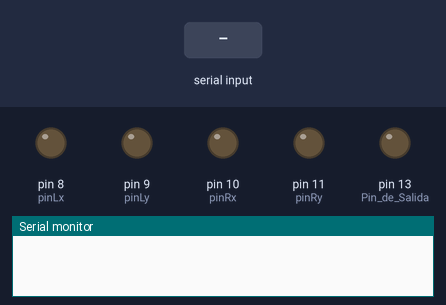
The sketch below on a simulated Arduino Uno, built with avr-gcc and run on an emulated ATmega328P. On the bench: output pins drawn as LEDs (lit = HIGH), the last lines printed to the serial monitor. The test bench sets the inputs (shaded band).

Above: at 1.2 s.
1.3 s: "W" received over the second serial link
At 2.5 s:
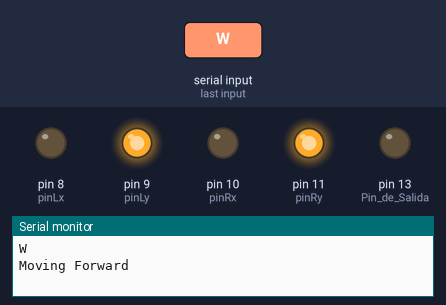
2.8 s: "S" received over the second serial link
At 3.7 s:
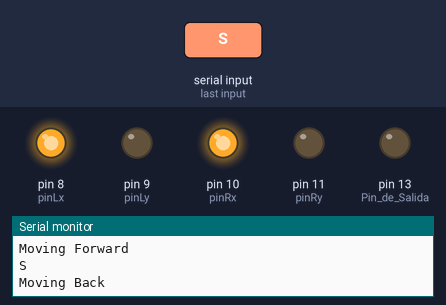
4.3 s: "D" received over the second serial link
At 4.9 s:
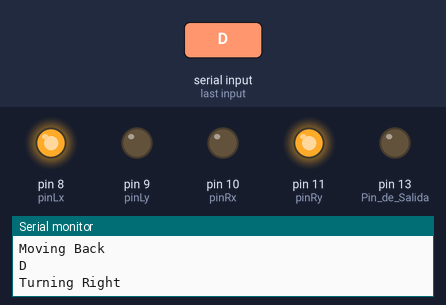
5.8 s: "A" received over the second serial link
At 7.0 s:
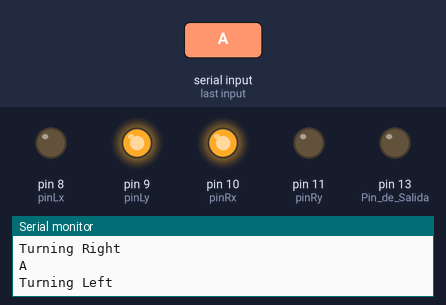
7.3 s: "H" received over the second serial link
At 8.3 s:
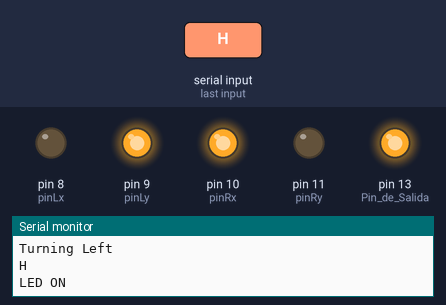
8.8 s: "P" received over the second serial link
At 9.5 s:
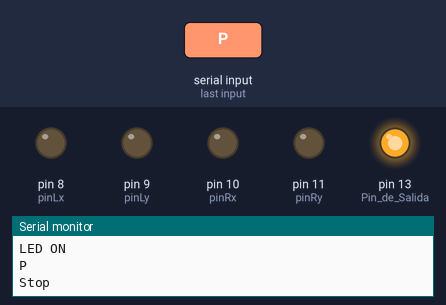
Timing chart, 0 to 11.3 s (numbered marks = the images above; inputs shaded):
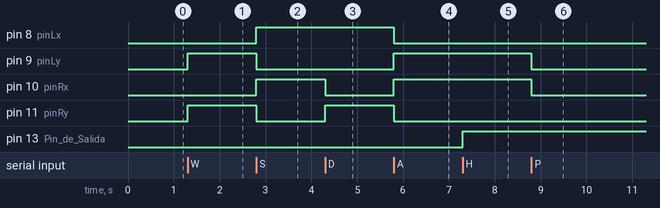

The sketch:

Codigo_Arduino.ino
```cpp
#include <SoftwareSerial.h>

char nameA[10] = "Arduino"; //Nombre del Modulo
char passA[10] = "1234"; //Nueva Password
//char baud = '4'; //4 = 9600 baud

// bt
SoftwareSerial mySerial(3, 2); // RX, TX

//Ruedas
int pinLx = 8;  // Conectado a IN4 de Puente H
int pinLy = 9;  // Conectado a IN3 de Puente H
int pinRx = 10; // Conectado a IN2 de Puente H
int pinRy = 11; // Conectado a IN1 de Puente H

//Sierra
int pinSx = 6; // Conectado a IN1 de Puente H
int pinSy = 7; // Conectado a IN2 de Puente H

void setup() {
  mySerial.begin(9600);
  Serial.begin(9600); //Iniciar Serial
  pinMode(13, OUTPUT); //Pin de Salida
  pinMode(pinLx, OUTPUT); //Pin de Salida
  pinMode(pinLy, OUTPUT); //Pin de Salida
  pinMode(pinRx, OUTPUT); //Pin de Salida
  pinMode(pinRy, OUTPUT); //Pin de Salida
  digitalWrite(12, HIGH); //LED
}

void loop() {
  if (mySerial.available() >= 1) {
    char entry = mySerial.read(); // Leer caracter
    Serial.println(entry);

    //W -> Avanzar
    //A -> Izquierda
    //S -> Retroceder
    //D -> Derecha
    //s -> Detenerse

    //AVANZAR
    if (entry == 'W') {
      digitalWrite(pinLx, LOW);
      digitalWrite(pinLy, HIGH);
      digitalWrite(pinRx, LOW);
      digitalWrite(pinRy, HIGH);
      Serial.println("Moving Forward");
    }
    //RETROCEDER
    if (entry == 'S') { //Retroceder
      digitalWrite(pinLx, HIGH);
      digitalWrite(pinLy, LOW);
      digitalWrite(pinRx, HIGH);
      digitalWrite(pinRy, LOW);
      Serial.println("Moving Back");
    }
    //RIGHT
    if (entry == 'D') { //Right
      digitalWrite(pinLx, HIGH);
      digitalWrite(pinLy, LOW);
      digitalWrite(pinRx, LOW);
      digitalWrite(pinRy, HIGH);
      Serial.println("Turning Right");
    }
    //LEFT
    if (entry == 'A') { //Left
      digitalWrite(pinLx, LOW);
      digitalWrite(pinLy, HIGH);
      digitalWrite(pinRx, HIGH);
      digitalWrite(pinRy, LOW);
      Serial.println("Turning Left");
    }
    //STOP
    if (entry == 'P') { //Stop
      digitalWrite(pinLx, LOW);
      digitalWrite(pinLy, LOW);
      digitalWrite(pinRx, LOW);
      digitalWrite(pinRy, LOW);
      Serial.println("Stop");
    }

    if (entry == 'C') {
       digitalWrite(pinSx, LOW);
       digitalWrite(pinSy, HIGH);
       Serial.println("(C) Cortar - ¡Al ataque!");
    }

    if (entry == 'N') {
       digitalWrite(pinSx, LOW);
       digitalWrite(pinSy, LOW);
       Serial.println("(N) No Cortar - Modo Pasivo");
    }

    //LED TESTING

    if (entry == 'H') { //Si es H prender LED
      digitalWrite(13, HIGH);
      Serial.println("LED ON");
    } else if (entry == 'L') { //Si es 'L' apagar LED
      digitalWrite(13, LOW);
      Serial.println("LED OFF");
    }

    delay(100);
  }
}
```

Measured:
- after the input at 1.3 s, pin 9 (pinLy), pin 11 (pinRy): LOW → HIGH at once
- after the input at 2.8 s, pin 8 (pinLx), pin 10 (pinRx): LOW → HIGH at once; pin 9 (pinLy), pin 11 (pinRy): HIGH → LOW at once
- after the input at 4.3 s, pin 10 (pinRx): HIGH → LOW at once; pin 11 (pinRy): LOW → HIGH at once
- after the input at 5.8 s, pin 8 (pinLx), pin 11 (pinRy): HIGH → LOW at once; pin 9 (pinLy), pin 10 (pinRx): LOW → HIGH at once
- after the input at 7.3 s, pin 13 (Pin_de_Salida): LOW → HIGH at once
- after the input at 8.8 s, pin 9 (pinLy), pin 10 (pinRx): HIGH → LOW at once
